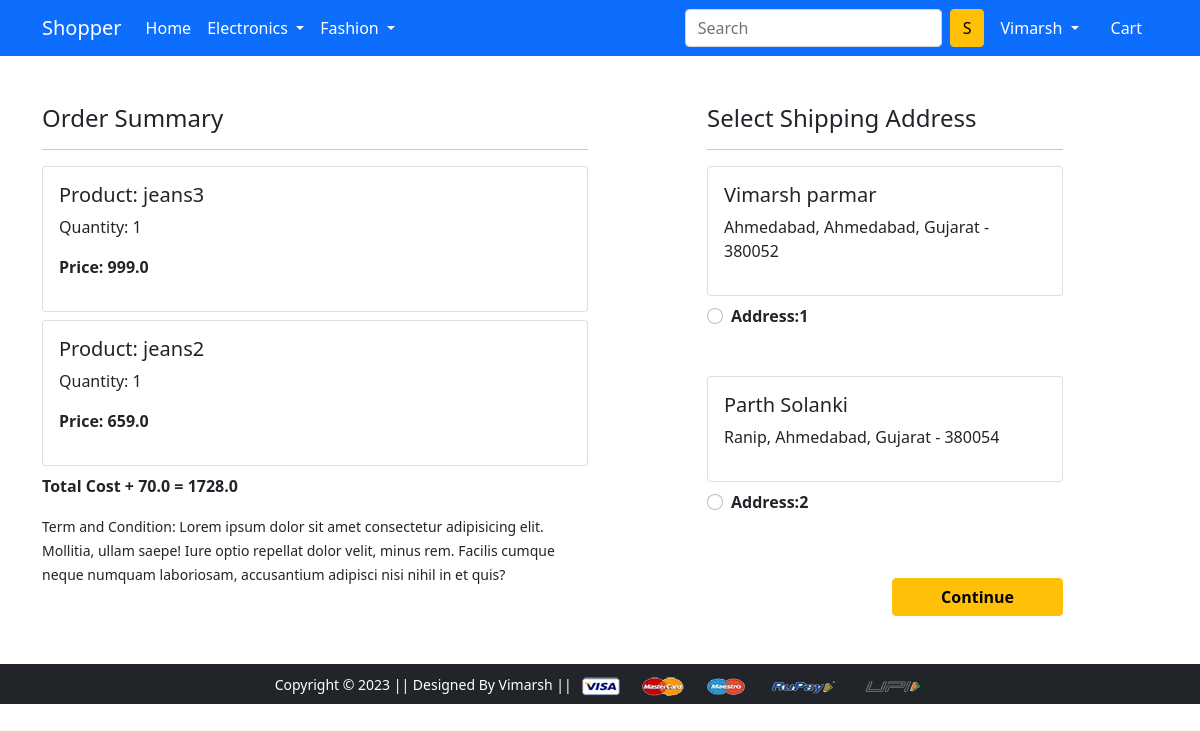
Screenshot of /checkout/ (signed in) with the database file from the repository.
### app/models.py (models this page shows, shortened)
class cart(models.Model):
    user = models.ForeignKey(User,on_delete=models.CASCADE)
    product = models.ForeignKey(Product,on_delete=models.CASCADE)
    quantity = models.PositiveIntegerField(default=1)
    @property
    def total_cost(self):
        return self.quantity * self.product.discount_price

class Product(models.Model):
    tittle = models.CharField(max_length=450)
    selling_price = models.FloatField()
    discount_price  = models.FloatField()
    description = models.TextField()
    brand = models.CharField(max_length=100)
    category = models.CharField(choices=CATEGORY_CHOICES,max_length=2)
    product_image = models.ImageField(upload_to='productimg')

class Customer(models.Model):
    user=models.ForeignKey(User,on_delete=models.CASCADE)
    name=models.CharField(max_length=200)
    locality=models.CharField(max_length=200)
    city=models.CharField(max_length=50)
    zipcode=models.IntegerField()
    state=models.CharField(choices=STATE_CHOICES,max_length=50)

### app/views.py (the view)
# urls.py: path('checkout/', views.checkout, name='checkout'),
@login_required
def checkout(request):
  user = request.user
  add = Customer.objects.filter(user=user)
  cart_items = cart.objects.filter(user=user)
  amount = 0.0
  shipping_amount = 70.0
  totalamount = 0.0
  cart_product = [p for p in cart.objects.all() if p.user == request.user]
  if cart_product:
    for p in cart_product:
      tempamount =( p.quantity * p.product.discount_price)
      amount += tempamount
    totalamount=amount + shipping_amount
  return render(request, 'app/checkout.html',{'add':add, 'totalamount':totalamount, 'cart_items':cart_items})

### app/templates/app/checkout.html (shortened to what this page needs)
{% extends 'app/base.html' %}
{% load static %}
{% block main-content %}
<div class="container">
 <div class="row mt-5">
  <div class="col-sm-6">
    <h4>Order Summary</h4>
    <hr>
    {% for item in cart_items %}
      <div class="card mb-2">
        <div class="card-body">
          <h5>Product: {{item.product.tittle}}</h5>
          <p>Quantity: {{item.quantity}}</p>
          <p class="fw-bold">Price: {{item.total_cost}}</p>
        </div>
      </div>
      {% endfor %}
      <p class="fw-bold">Total Cost + 70.0 = {{totalamount}}</p>
    <small>Term and Condition: Lorem ipsum dolor sit amet consectetur adipisicing elit. Mollitia, ullam saepe! Iure optio repellat dolor velit, minus rem. Facilis cumque neque numquam laboriosam, accusantium adipisci nisi nihil in et quis?</small>
  </div>
  <div class="col-sm-4 offset-sm-1">
    <h4>Select Shipping Address</h4>
    <hr>
    <form action="/paymentdone">
    {% for ad in add %}
      <div class="card">
        <div class="card-body">
        <h5>{{ad.name}}</h5>
        <p>{{ad.locality}}, {{ad.city}}, {{ad.state}} - {{ad.zipcode}}</p>
        </div>
      </div>
        <div class="form-check mt-2 mb-5">
          <input class="form-check-input" type="radio" name="custid" id="custadd{{forloop.counter}}" value="{{ad.id}}">
          <label class="form-check-label fw-bold" for="custadd{{forloop.counter}}">
            Address:{{forloop.counter}} </label>
        </div>
      {% endfor %}
        <div class="text-end">
          <button type="submit" class="btn btn-warning mt-3 px-5 fw-bold">Continue</button>
        </div>
      </form>
    </div>
  </div>
</div>
{% endblock main-content %}

### app/templates/app/base.html (shortened to what this page needs)
<!doctype html>
{% load static %}
<html lang="en">
  <head>
    <link href="https://cdn.jsdelivr.net/npm/bootstrap@5.0.0-beta1/dist/css/bootstrap.min.css" rel="stylesheet">
    <link rel="stylesheet" href="{% static 'app/css/owl.carousel.min.css' %}">
    <link rel="stylesheet" href="{% static 'app/css/all.min.css' %}">
    <link rel="stylesheet" href="{% static 'app/css/style.css' %}">
  </head>
  <body>
    <nav class="navbar navbar-expand-lg navbar-dark bg-primary">
     <div class="container">
       <a class="navbar-brand" href="/">Shopper</a>
       <div class="collapse navbar-collapse" id="navbarSupportedContent">
         <ul class="navbar-nav me-auto mb-2 mb-lg-0">
           <li class="nav-item">
             <a class="nav-link active" aria-current="page" href="/">Home</a>
           </li>
           <li class="nav-item dropdown">
             <a class="nav-link dropdown-toggle text-white" href="#" id="electronicsDropdown" role="button" data-bs-toggle="dropdown" aria-expanded="false">
               Electronics
             </a>
           </li>
           <li class="nav-item dropdown">
             <a class="nav-link dropdown-toggle text-white" href="#" id="fashionDropdown" role="button" data-bs-toggle="dropdown" aria-expanded="false">
               Fashion
             </a>
           </li>
         </ul>
         <form class="d-flex">
           <input class="form-control me-2" type="search" placeholder="Search" aria-label="Search">
           <button class="btn btn-warning" type="submit">S</button>
         </form>
         <div>
          <ul class="navbar-nav me-auto mb-2 mb-lg-0">
            {% if request.user.is_authenticated %}
           <li class="nav-item dropdown mx-2">
              <a class="nav-link dropdown-toggle text-white" href="#" id="profileDropdown" role="button" data-bs-toggle="dropdown" aria-expanded="false">
                {{request.user.username|capfirst}}
              </a>
            </li>
            <li class="nav-item mx-2">
             <a href="{% url 'showcart' %}" class="nav-link text-white"> Cart </a>
            </li>
            {% endif %}
          </ul>
         </div>
       </div>
     </div>
    </nav>
    {% block main-content %} {% endblock main-content %}
    <footer class="container-fluid bg-dark text-center p-2 mt-5">
        <small class="text-white">Copyright &copy; 2023 || Designed By Vimarsh || </small>
        <img src="{% static 'app/images/payment.png' %}" alt="" srcset="" class="img-fluid" height="2px">
    </footer>
  </body>
</html>

### rows the page displays
cart: product.tittle "jeans3", quantity "1", total_cost "999.0"
cart: product.tittle "jeans2", quantity "1", total_cost "659.0"
Customer: name "Vimarsh parmar", locality "Ahmedabad", city "Ahmedabad", state "Gujarat", zipcode "380052"
Customer: name "Parth Solanki", locality "Ranip", city "Ahmedabad", state "Gujarat", zipcode "380054"

### other values shown
{{ request.user.username|capfirst }} "Vimarsh"
{{ totalamount }} "1728.0"
